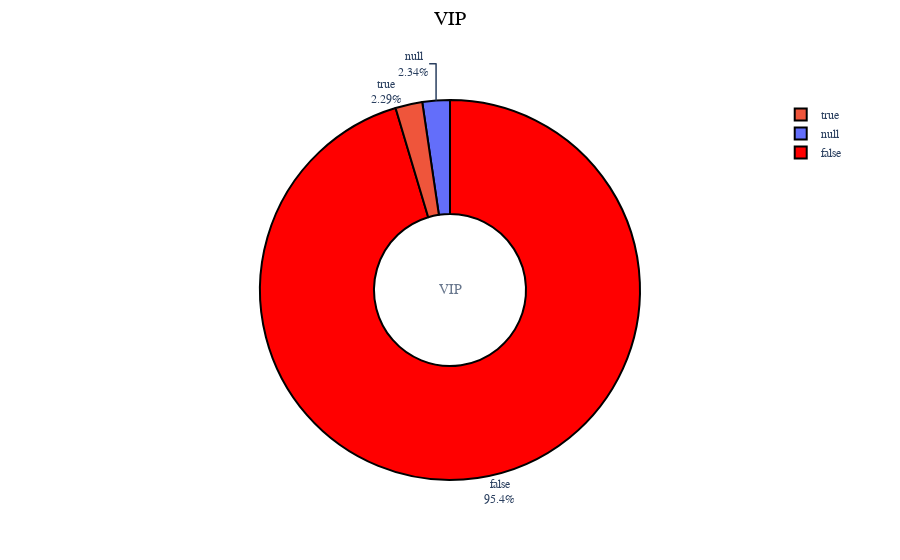

This figure's notebook cell:
### Markdown cell above
- each person's destination

### Code cell
fig = go.Figure(data=[go.Pie(labels=train_data.VIP, hole=.4)])
fig.add_annotation(text='VIP',
                   x=0.5,y=0.5,showarrow=False,font_size=14,opacity=0.7,font_family='Bebas Neue')
fig.update_traces(hoverinfo='label+percent+value',
                  marker=dict(colors=['red','blue'], line=dict(color='#000000', width=2)))
fig.update_layout(
    font_family='Bebas Neue',
    title=dict(text='VIP',x=0.50,y=0.98,
               font=dict(color='black',size=20)),
    legend=dict(orientation='v',traceorder='reversed'),
    hoverlabel=dict(bgcolor='white'))
fig.update_traces(textposition='outside', textinfo='percent+label')
fig.show()

### Figure 1 — Plotly figure (JSON) as saved in the notebook; plotly's stock layout.template omitted (floating-point values rounded to 4 significant figures; data arrays with more than 128 entries replaced by an {"elided": "..."} marker saying what was removed)
{"data": [{"hole": 0.4, "hoverinfo": "label+percent+value", "labels": {"elided": "8693 bool values"}, "marker": {"colors": ["red", "blue"], "line": {"color": "#000000", "width": 2}}, "textinfo": "percent+label", "textposition": "outside", "type": "pie"}], "layout": {"annotations": [{"font": {"family": "Bebas Neue", "size": 14}, "opacity": 0.7, "showarrow": false, "text": "VIP", "x": 0.5, "y": 0.5}], "font": {"family": "Bebas Neue"}, "hoverlabel": {"bgcolor": "white"}, "legend": {"orientation": "v", "traceorder": "reversed"}, "title": {"font": {"color": "black", "size": 20}, "text": "VIP", "x": 0.5, "y": 0.98}}}
